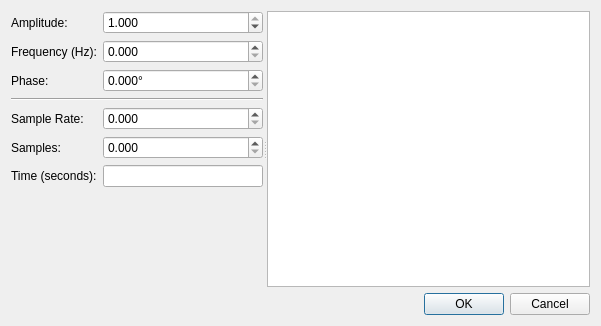
<?xml version="1.0" encoding="UTF-8"?>
<ui version="4.0">
 <class>DialogCustomSine</class>
 <widget class="QDialog" name="DialogCustomSine">
  <property name="geometry">
   <rect>
    <x>0</x>
    <y>0</y>
    <width>601</width>
    <height>326</height>
   </rect>
  </property>
  <property name="windowTitle">
   <string>Insert sine wave</string>
  </property>
  <layout class="QVBoxLayout" name="verticalLayout">
   <item>
    <widget class="QSplitter" name="splitter">
     <property name="orientation">
      <enum>Qt::Horizontal</enum>
     </property>
     <widget class="QWidget" name="layoutWidget">
      <layout class="QGridLayout" name="gridLayout">
       <item row="6" column="0">
        <widget class="QLabel" name="label_6">
         <property name="text">
          <string>Time (seconds):</string>
         </property>
        </widget>
       </item>
       <item row="3" column="0" colspan="2">
        <widget class="Line" name="line">
         <property name="orientation">
          <enum>Qt::Horizontal</enum>
         </property>
        </widget>
       </item>
       <item row="1" column="0">
        <widget class="QLabel" name="label_2">
         <property name="text">
          <string>Frequency (Hz):</string>
         </property>
        </widget>
       </item>
       <item row="4" column="1">
        <widget class="KillerDoubleSpinBox" name="doubleSpinBoxSampleRate">
         <property name="decimals">
          <number>3</number>
         </property>
         <property name="minimum">
          <double>0.000000000000000</double>
         </property>
         <property name="maximum">
          <double>99999999999999991433150857216.000000000000000</double>
         </property>
        </widget>
       </item>
       <item row="2" column="1">
        <widget class="QDoubleSpinBox" name="doubleSpinBoxPhase">
         <property name="suffix">
          <string>°</string>
         </property>
         <property name="decimals">
          <number>3</number>
         </property>
         <property name="maximum">
          <double>360.000000000000000</double>
         </property>
        </widget>
       </item>
       <item row="5" column="0">
        <widget class="QLabel" name="label_5">
         <property name="text">
          <string>Samples:</string>
         </property>
        </widget>
       </item>
       <item row="4" column="0">
        <widget class="QLabel" name="label_4">
         <property name="text">
          <string>Sample Rate:</string>
         </property>
        </widget>
       </item>
       <item row="2" column="0">
        <widget class="QLabel" name="label_3">
         <property name="text">
          <string>Phase:</string>
         </property>
        </widget>
       </item>
       <item row="1" column="1">
        <widget class="KillerDoubleSpinBox" name="doubleSpinBoxFrequency">
         <property name="decimals">
          <number>3</number>
         </property>
         <property name="minimum">
          <double>0.000000000000000</double>
         </property>
         <property name="maximum">
          <double>9999999999999999931398190359470212947659194368.000000000000000</double>
         </property>
        </widget>
       </item>
       <item row="0" column="0">
        <widget class="QLabel" name="label">
         <property name="text">
          <string>Amplitude:</string>
         </property>
        </widget>
       </item>
       <item row="8" column="0">
        <spacer name="verticalSpacer">
         <property name="orientation">
          <enum>Qt::Vertical</enum>
         </property>
         <property name="sizeHint" stdset="0">
          <size>
           <width>20</width>
           <height>40</height>
          </size>
         </property>
        </spacer>
       </item>
       <item row="5" column="1">
        <widget class="KillerDoubleSpinBox" name="doubleSpinBoxNSamples">
         <property name="decimals">
          <number>3</number>
         </property>
         <property name="minimum">
          <double>0.000000000000000</double>
         </property>
         <property name="maximum">
          <double>9999999999999999455752309870428160.000000000000000</double>
         </property>
        </widget>
       </item>
       <item row="6" column="1">
        <widget class="QLineEdit" name="lineEditTime"/>
       </item>
       <item row="0" column="1">
        <widget class="QDoubleSpinBox" name="doubleSpinBoxAmplitude">
         <property name="decimals">
          <number>3</number>
         </property>
         <property name="maximum">
          <double>1.000000000000000</double>
         </property>
         <property name="singleStep">
          <double>0.001000000000000</double>
         </property>
         <property name="value">
          <double>1.000000000000000</double>
         </property>
        </widget>
       </item>
      </layout>
     </widget>
     <widget class="ZoomableGraphicView" name="graphicsViewSineWave">
      <property name="renderHints">
       <set>QPainter::Antialiasing|QPainter::HighQualityAntialiasing|QPainter::TextAntialiasing</set>
      </property>
      <property name="resizeAnchor">
       <enum>QGraphicsView::NoAnchor</enum>
      </property>
     </widget>
    </widget>
   </item>
   <item>
    <widget class="QDialogButtonBox" name="buttonBox">
     <property name="standardButtons">
      <set>QDialogButtonBox::Cancel|QDialogButtonBox::Ok</set>
     </property>
    </widget>
   </item>
  </layout>
 </widget>
 <customwidgets>
  <customwidget>
   <class>ZoomableGraphicView</class>
   <extends>QGraphicsView</extends>
   <header>urh.ui.views.ZoomableGraphicView.h</header>
  </customwidget>
  <customwidget>
   <class>KillerDoubleSpinBox</class>
   <extends>QDoubleSpinBox</extends>
   <header>urh.ui.KillerDoubleSpinBox.h</header>
  </customwidget>
 </customwidgets>
 <tabstops>
  <tabstop>doubleSpinBoxAmplitude</tabstop>
  <tabstop>doubleSpinBoxFrequency</tabstop>
  <tabstop>doubleSpinBoxPhase</tabstop>
  <tabstop>doubleSpinBoxSampleRate</tabstop>
  <tabstop>doubleSpinBoxNSamples</tabstop>
  <tabstop>lineEditTime</tabstop>
  <tabstop>graphicsViewSineWave</tabstop>
 </tabstops>
 <resources/>
 <connections/>
</ui>
